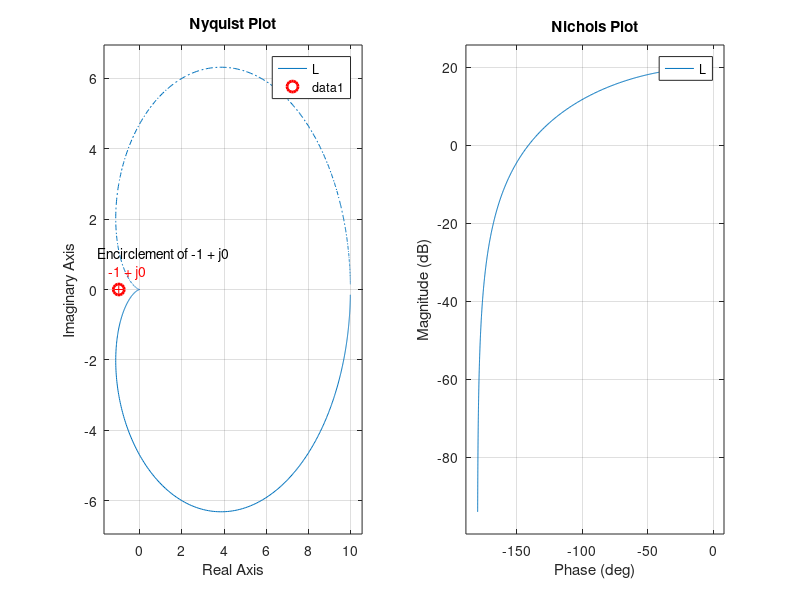

MATLAB code for this plot:
clear; clc; close all;

%% Define Transfer Function (Thermal System Approx)
s = tf('s');

G = 10 / ((s+1)*(s+2));   % Example plant (stable thermal system)

% Optional Controller (LQG-like gain)
K = 2;
L = K * G;   % Open-loop system

figure;

subplot(1,2,1);
nyquist(L);
grid on;
title('Nyquist Plot');

hold on;

% Mark critical point (-1,0)
plot(-1,0,'ro','MarkerSize',8,'LineWidth',2);
text(-1.5,0.5,'-1 + j0','Color','r');

% Annotation (Encirclement note)
text(-2,1,'Encirclement of -1 + j0');

%% -----------------------------
% NICHOLS PLOT
% -----------------------------
subplot(1,2,2);
nichols(L);
grid on;
title('Nichols Plot');

hold on;

% Gain & Phase Margins
[Gm,Pm,Wcg,Wcp] = margin(L);

% Convert Gain Margin to dB
Gm_dB = 20*log10(Gm);

% Mark Gain Margin point
if ~isinf(Gm_dB)
    plot(-180, 0, 'ko','MarkerSize',8,'LineWidth',2);
    text(-150,10,['Gain Margin: ' num2str(Gm_dB,'%.2f') ' dB']);
end

xlabel('Phase (deg)');
ylabel('Magnitude (dB)');
